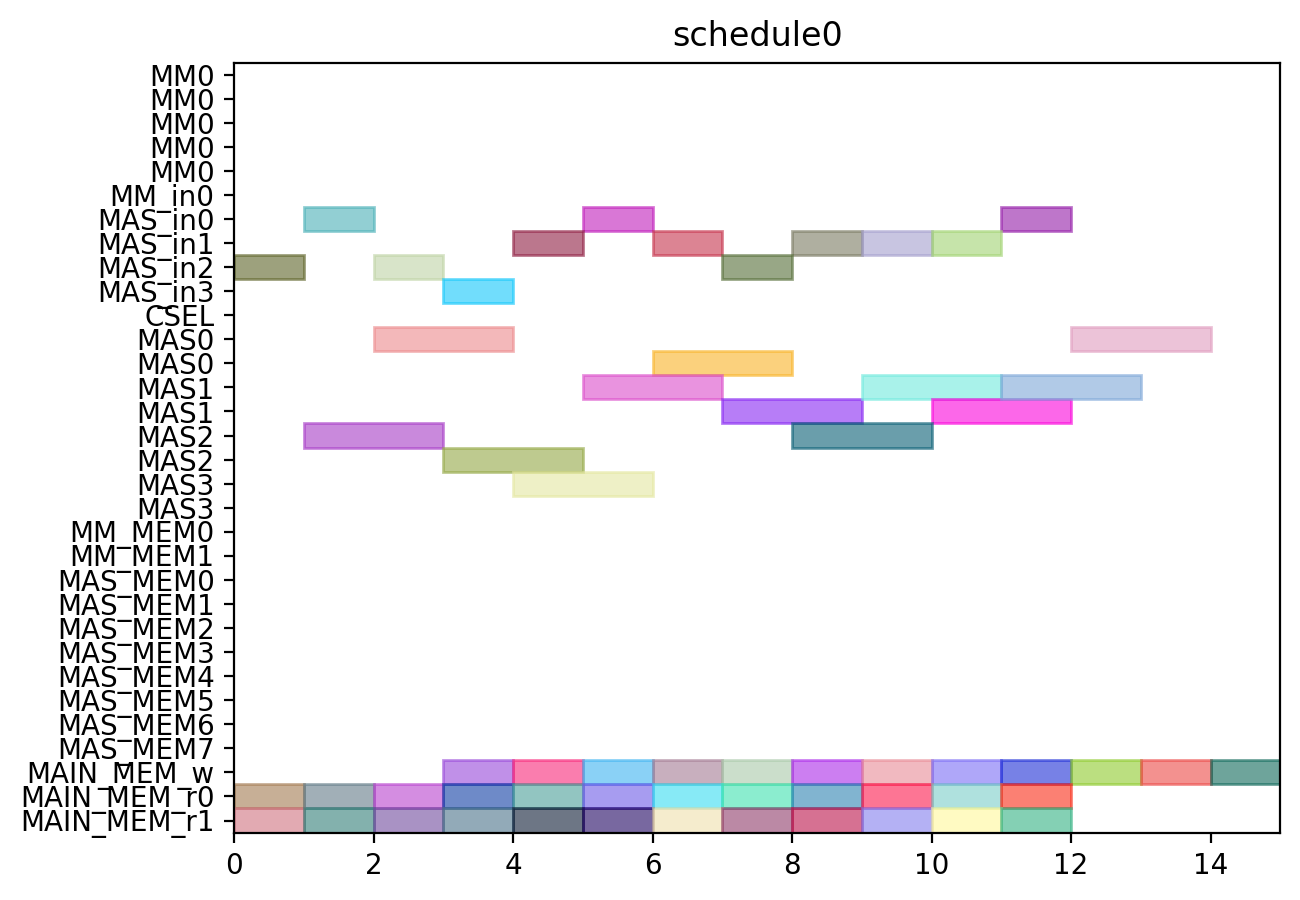

Generate this figure with Python:
from pyschedule import Scenario, solvers, plotters, alt


def solve():
	horizon = 120
	S = Scenario("schedule0", horizon=horizon)

	# resource
	MM = S.Resources('MM', num=1, size=5)
	MM_in = S.Resources('MM_in', num=1)
	MAS_in = S.Resources('MAS_in', num=4)
	CSEL = S.Resource('CSEL')
	MAS = S.Resources('MAS', num=4, size=2, periods=range(1, horizon))
	MM_MEM = S.Resources('MM_MEM', num=2)
	MAS_MEM = S.Resources('MAS_MEM', num=8)
	MAIN_MEM_w = S.Resource('MAIN_MEM_w', size=1)
	MAIN_MEM_r = S.Resources('MAIN_MEM_r', num=2)

	# result of previous scheduling

	# new tasks
	c000 = S.Task('c000', length=2, delay_cost=1)
	c000 += alt(MAS)
	c000_in = S.Task('c000_in', length=1, delay_cost=1)
	c000_in += alt(MAS_in)
	S += c000_in*MAS_in[0]<=c000*MAS[0]

	S += c000_in*MAS_in[1]<=c000*MAS[1]

	S += c000_in*MAS_in[2]<=c000*MAS[2]

	S += c000_in*MAS_in[3]<=c000*MAS[3]

	S += 0<c000

	c000_w = S.Task('c000_w', length=1, delay_cost=1)
	c000_w += alt(MAIN_MEM_w)
	S += c000 <= c000_w

	c000_mem0 = S.Task('c000_mem0', length=1, delay_cost=1)
	c000_mem0 += MAIN_MEM_r[0]
	S += c000_mem0 <= c000

	c000_mem1 = S.Task('c000_mem1', length=1, delay_cost=1)
	c000_mem1 += MAIN_MEM_r[1]
	S += c000_mem1 <= c000

	c001 = S.Task('c001', length=2, delay_cost=1)
	c001 += alt(MAS)
	c001_in = S.Task('c001_in', length=1, delay_cost=1)
	c001_in += alt(MAS_in)
	S += c001_in*MAS_in[0]<=c001*MAS[0]

	S += c001_in*MAS_in[1]<=c001*MAS[1]

	S += c001_in*MAS_in[2]<=c001*MAS[2]

	S += c001_in*MAS_in[3]<=c001*MAS[3]

	S += 0<c001

	c001_w = S.Task('c001_w', length=1, delay_cost=1)
	c001_w += alt(MAIN_MEM_w)
	S += c001 <= c001_w

	c001_mem0 = S.Task('c001_mem0', length=1, delay_cost=1)
	c001_mem0 += MAIN_MEM_r[0]
	S += c001_mem0 <= c001

	c001_mem1 = S.Task('c001_mem1', length=1, delay_cost=1)
	c001_mem1 += MAIN_MEM_r[1]
	S += c001_mem1 <= c001

	c010 = S.Task('c010', length=2, delay_cost=1)
	c010 += alt(MAS)
	c010_in = S.Task('c010_in', length=1, delay_cost=1)
	c010_in += alt(MAS_in)
	S += c010_in*MAS_in[0]<=c010*MAS[0]

	S += c010_in*MAS_in[1]<=c010*MAS[1]

	S += c010_in*MAS_in[2]<=c010*MAS[2]

	S += c010_in*MAS_in[3]<=c010*MAS[3]

	S += 0<c010

	c010_w = S.Task('c010_w', length=1, delay_cost=1)
	c010_w += alt(MAIN_MEM_w)
	S += c010 <= c010_w

	c010_mem0 = S.Task('c010_mem0', length=1, delay_cost=1)
	c010_mem0 += MAIN_MEM_r[0]
	S += c010_mem0 <= c010

	c010_mem1 = S.Task('c010_mem1', length=1, delay_cost=1)
	c010_mem1 += MAIN_MEM_r[1]
	S += c010_mem1 <= c010

	c011 = S.Task('c011', length=2, delay_cost=1)
	c011 += alt(MAS)
	c011_in = S.Task('c011_in', length=1, delay_cost=1)
	c011_in += alt(MAS_in)
	S += c011_in*MAS_in[0]<=c011*MAS[0]

	S += c011_in*MAS_in[1]<=c011*MAS[1]

	S += c011_in*MAS_in[2]<=c011*MAS[2]

	S += c011_in*MAS_in[3]<=c011*MAS[3]

	S += 0<c011

	c011_w = S.Task('c011_w', length=1, delay_cost=1)
	c011_w += alt(MAIN_MEM_w)
	S += c011 <= c011_w

	c011_mem0 = S.Task('c011_mem0', length=1, delay_cost=1)
	c011_mem0 += MAIN_MEM_r[0]
	S += c011_mem0 <= c011

	c011_mem1 = S.Task('c011_mem1', length=1, delay_cost=1)
	c011_mem1 += MAIN_MEM_r[1]
	S += c011_mem1 <= c011

	c100 = S.Task('c100', length=2, delay_cost=1)
	c100 += alt(MAS)
	c100_in = S.Task('c100_in', length=1, delay_cost=1)
	c100_in += alt(MAS_in)
	S += c100_in*MAS_in[0]<=c100*MAS[0]

	S += c100_in*MAS_in[1]<=c100*MAS[1]

	S += c100_in*MAS_in[2]<=c100*MAS[2]

	S += c100_in*MAS_in[3]<=c100*MAS[3]

	S += 0<c100

	c100_w = S.Task('c100_w', length=1, delay_cost=1)
	c100_w += alt(MAIN_MEM_w)
	S += c100 <= c100_w

	c100_mem0 = S.Task('c100_mem0', length=1, delay_cost=1)
	c100_mem0 += MAIN_MEM_r[0]
	S += c100_mem0 <= c100

	c100_mem1 = S.Task('c100_mem1', length=1, delay_cost=1)
	c100_mem1 += MAIN_MEM_r[1]
	S += c100_mem1 <= c100

	c101 = S.Task('c101', length=2, delay_cost=1)
	c101 += alt(MAS)
	c101_in = S.Task('c101_in', length=1, delay_cost=1)
	c101_in += alt(MAS_in)
	S += c101_in*MAS_in[0]<=c101*MAS[0]

	S += c101_in*MAS_in[1]<=c101*MAS[1]

	S += c101_in*MAS_in[2]<=c101*MAS[2]

	S += c101_in*MAS_in[3]<=c101*MAS[3]

	S += 0<c101

	c101_w = S.Task('c101_w', length=1, delay_cost=1)
	c101_w += alt(MAIN_MEM_w)
	S += c101 <= c101_w

	c101_mem0 = S.Task('c101_mem0', length=1, delay_cost=1)
	c101_mem0 += MAIN_MEM_r[0]
	S += c101_mem0 <= c101

	c101_mem1 = S.Task('c101_mem1', length=1, delay_cost=1)
	c101_mem1 += MAIN_MEM_r[1]
	S += c101_mem1 <= c101

	c110 = S.Task('c110', length=2, delay_cost=1)
	c110 += alt(MAS)
	c110_in = S.Task('c110_in', length=1, delay_cost=1)
	c110_in += alt(MAS_in)
	S += c110_in*MAS_in[0]<=c110*MAS[0]

	S += c110_in*MAS_in[1]<=c110*MAS[1]

	S += c110_in*MAS_in[2]<=c110*MAS[2]

	S += c110_in*MAS_in[3]<=c110*MAS[3]

	S += 0<c110

	c110_w = S.Task('c110_w', length=1, delay_cost=1)
	c110_w += alt(MAIN_MEM_w)
	S += c110 <= c110_w

	c110_mem0 = S.Task('c110_mem0', length=1, delay_cost=1)
	c110_mem0 += MAIN_MEM_r[0]
	S += c110_mem0 <= c110

	c110_mem1 = S.Task('c110_mem1', length=1, delay_cost=1)
	c110_mem1 += MAIN_MEM_r[1]
	S += c110_mem1 <= c110

	c111 = S.Task('c111', length=2, delay_cost=1)
	c111 += alt(MAS)
	c111_in = S.Task('c111_in', length=1, delay_cost=1)
	c111_in += alt(MAS_in)
	S += c111_in*MAS_in[0]<=c111*MAS[0]

	S += c111_in*MAS_in[1]<=c111*MAS[1]

	S += c111_in*MAS_in[2]<=c111*MAS[2]

	S += c111_in*MAS_in[3]<=c111*MAS[3]

	S += 0<c111

	c111_w = S.Task('c111_w', length=1, delay_cost=1)
	c111_w += alt(MAIN_MEM_w)
	S += c111 <= c111_w

	c111_mem0 = S.Task('c111_mem0', length=1, delay_cost=1)
	c111_mem0 += MAIN_MEM_r[0]
	S += c111_mem0 <= c111

	c111_mem1 = S.Task('c111_mem1', length=1, delay_cost=1)
	c111_mem1 += MAIN_MEM_r[1]
	S += c111_mem1 <= c111

	c200 = S.Task('c200', length=2, delay_cost=1)
	c200 += alt(MAS)
	c200_in = S.Task('c200_in', length=1, delay_cost=1)
	c200_in += alt(MAS_in)
	S += c200_in*MAS_in[0]<=c200*MAS[0]

	S += c200_in*MAS_in[1]<=c200*MAS[1]

	S += c200_in*MAS_in[2]<=c200*MAS[2]

	S += c200_in*MAS_in[3]<=c200*MAS[3]

	S += 0<c200

	c200_w = S.Task('c200_w', length=1, delay_cost=1)
	c200_w += alt(MAIN_MEM_w)
	S += c200 <= c200_w

	c200_mem0 = S.Task('c200_mem0', length=1, delay_cost=1)
	c200_mem0 += MAIN_MEM_r[0]
	S += c200_mem0 <= c200

	c200_mem1 = S.Task('c200_mem1', length=1, delay_cost=1)
	c200_mem1 += MAIN_MEM_r[1]
	S += c200_mem1 <= c200

	c201 = S.Task('c201', length=2, delay_cost=1)
	c201 += alt(MAS)
	c201_in = S.Task('c201_in', length=1, delay_cost=1)
	c201_in += alt(MAS_in)
	S += c201_in*MAS_in[0]<=c201*MAS[0]

	S += c201_in*MAS_in[1]<=c201*MAS[1]

	S += c201_in*MAS_in[2]<=c201*MAS[2]

	S += c201_in*MAS_in[3]<=c201*MAS[3]

	S += 0<c201

	c201_w = S.Task('c201_w', length=1, delay_cost=1)
	c201_w += alt(MAIN_MEM_w)
	S += c201 <= c201_w

	c201_mem0 = S.Task('c201_mem0', length=1, delay_cost=1)
	c201_mem0 += MAIN_MEM_r[0]
	S += c201_mem0 <= c201

	c201_mem1 = S.Task('c201_mem1', length=1, delay_cost=1)
	c201_mem1 += MAIN_MEM_r[1]
	S += c201_mem1 <= c201

	c210 = S.Task('c210', length=2, delay_cost=1)
	c210 += alt(MAS)
	c210_in = S.Task('c210_in', length=1, delay_cost=1)
	c210_in += alt(MAS_in)
	S += c210_in*MAS_in[0]<=c210*MAS[0]

	S += c210_in*MAS_in[1]<=c210*MAS[1]

	S += c210_in*MAS_in[2]<=c210*MAS[2]

	S += c210_in*MAS_in[3]<=c210*MAS[3]

	S += 0<c210

	c210_w = S.Task('c210_w', length=1, delay_cost=1)
	c210_w += alt(MAIN_MEM_w)
	S += c210 <= c210_w

	c210_mem0 = S.Task('c210_mem0', length=1, delay_cost=1)
	c210_mem0 += MAIN_MEM_r[0]
	S += c210_mem0 <= c210

	c210_mem1 = S.Task('c210_mem1', length=1, delay_cost=1)
	c210_mem1 += MAIN_MEM_r[1]
	S += c210_mem1 <= c210

	c211 = S.Task('c211', length=2, delay_cost=1)
	c211 += alt(MAS)
	c211_in = S.Task('c211_in', length=1, delay_cost=1)
	c211_in += alt(MAS_in)
	S += c211_in*MAS_in[0]<=c211*MAS[0]

	S += c211_in*MAS_in[1]<=c211*MAS[1]

	S += c211_in*MAS_in[2]<=c211*MAS[2]

	S += c211_in*MAS_in[3]<=c211*MAS[3]

	S += 0<c211

	c211_w = S.Task('c211_w', length=1, delay_cost=1)
	c211_w += alt(MAIN_MEM_w)
	S += c211 <= c211_w

	c211_mem0 = S.Task('c211_mem0', length=1, delay_cost=1)
	c211_mem0 += MAIN_MEM_r[0]
	S += c211_mem0 <= c211

	c211_mem1 = S.Task('c211_mem1', length=1, delay_cost=1)
	c211_mem1 += MAIN_MEM_r[1]
	S += c211_mem1 <= c211

	solvers.mip.solve(S,msg=1,kind='CPLEX',ratio_gap=1.01)

	solution = [['hoge']*len(S.solution()[1]) for i in range(len(S.solution()))]
	for i in range(len(S.solution())):
		for j in range(len(S.solution()[i])):
			solution[i][j]=str(S.solution()[i][j])
	print(solution)

	cycles = int(solution[-1][3])

	pic_file_name = "/home/mfukuda/ABE/multiRAM_multiMAS_16mux/scheduling_result/stage5MM1_stage2MAS4/CONJ/schedule0.png"
	if(S.solution() != []):
		plotters.matplotlib.plot(S,img_filename=pic_file_name, show_task_labels=False, fig_size=(cycles*0.25+3, 5))

	return solution
